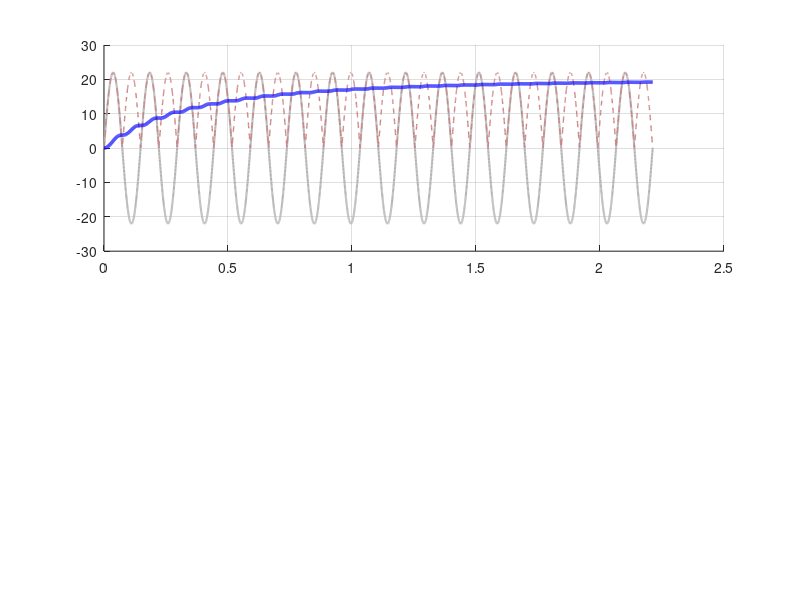

MATLAB code for this plot: (Note: this script raises an error after producing the figure.)
%% WPT Rectenna Integration: 6.78 MHz AC to DC Rectification
clear; clc;

% --- 1. System Parameters ---
f0 = 6.78e6;                % Operating Frequency (6.78 MHz)
T = 1/f0;                   % Period of one cycle
t = linspace(0, 15*T, 5000); % Simulate 15 RF cycles
dt = t(2) - t(1);

% --- 2. Receiver Coil & Rectifier Specs ---
Vac_pk = 22;                % Peak AC Voltage induced in secondary coil
Vf = 0.45;                  % Forward voltage drop of High-Freq Schottky Diodes
C_out = 2.2e-6;             % Output Smoothing Capacitor (2.2 uF)
R_dc = 10;                  % DC Load Resistance (Represents a charging battery)

% --- Equivalent AC Resistance (For your previous EM slides) ---
Rac_eq = (8 / pi^2) * R_dc; 

% --- 3. Transient Time-Domain Simulation ---
% Initialize arrays
V_ac = Vac_pk * sin(2*pi*f0*t); % The incoming RF wave
V_dc = zeros(size(t));          % The smoothed DC output
I_load = zeros(size(t));        % Current into the battery

% Initial condition (Capacitor is discharged)
V_dc(1) = 0; 
R_source = 0.1; % Small internal resistance of the receiver coil

% Step through time to simulate the Diode Bridge and Capacitor charging
for i = 2:length(t)
    % The full-bridge rectifies the AC wave (absolute value)
    V_rectified_ideal = abs(V_ac(i));
    
    % Diode Conduction Condition: 
    % Are we overcoming the smoothing cap voltage + 2 diode drops?
    if V_rectified_ideal > (V_dc(i-1) + 2*Vf)
        % Diodes are ON: Coil charges the capacitor AND feeds the load
        dV = (V_rectified_ideal - 2*Vf - V_dc(i-1)) / (R_source * C_out) ...
             - V_dc(i-1) / (R_dc * C_out);
        V_dc(i) = V_dc(i-1) + dV * dt;
    else
        % Diodes are OFF: Capacitor discharges into the load
        dV = -V_dc(i-1) / (R_dc * C_out);
        V_dc(i) = V_dc(i-1) + dV * dt;
    end
    
    I_load(i) = V_dc(i) / R_dc;
end

% --- 4. Efficiency & Power Calculations ---
% Wait for steady-state (last 5 cycles) to calculate power
steady_state_idx = floor(length(t) * 0.6):length(t);
Vdc_steady = mean(V_dc(steady_state_idx));
Idc_steady = mean(I_load(steady_state_idx));

P_out_dc = Vdc_steady * Idc_steady;
% AC Input Power approx: P = Vpk^2 / (2 * Rac_eq)
P_in_ac = (Vac_pk^2) / (2 * Rac_eq); 
Rectifier_Eff = (P_out_dc / P_in_ac) * 100;

% --- 5. Plotting the Rectenna Integration ---
fig = figure('Color', 'w', 'Position', [100 100 800 600], 'Name', 'Rectenna Time-Domain Simulation');

% Subplot 1: Voltage Waveforms (AC to DC)
subplot(2,1,1); hold on; grid on;
plot(t*1e6, V_ac, 'Color', [0.7 0.7 0.7], 'LineWidth', 1.5, 'DisplayName', 'Incoming 6.78 MHz AC Wave');
plot(t*1e6, abs(V_ac), '--', 'Color', [0.8 0.5 0.5], 'LineWidth', 1, 'DisplayName', 'Rectified AC (Pre-Smoothing)');
plot(t*1e6, V_dc, 'b', 'LineWidth', 2.5, 'DisplayName', 'Smoothed DC Output Voltage');
yline(Vdc_steady, 'k:', 'LineWidth', 1.5, 'DisplayName', sprintf('Avg DC: %.1f V', Vdc_steady));

title('Rectenna Integration: AC Magnetic Field to DC Battery Power');
xlabel('Time (\mu seconds)'); ylabel('Voltage (V)');
legend('Location', 'northeast');
set(gca, 'FontSize', 11);
ylim([-Vac_pk-5, Vac_pk+5]);

% Subplot 2: Power and Efficiency Metrics
subplot(2,1,2); hold on; grid on;
% Calculate instantaneous ripple
ripple_pk_pk = max(V_dc(steady_state_idx)) - min(V_dc(steady_state_idx));

% Text Display box for System Metrics
dim = [0.2 0.1 0.6 0.3];
str = {
    '=== RECTENNA STEADY-STATE METRICS ===',
    sprintf('AC Input Power: %.2f W', P_in_ac),
    sprintf('DC Output Power: %.2f W', P_out_dc),
    sprintf('DC Ripple Voltage: %.2f V', ripple_pk_pk),
    sprintf('High-Frequency Rectifier Efficiency: %.1f %%', Rectifier_Eff),
    sprintf('Equivalent AC Resistance (R_{ac}): %.2f \\Omega', Rac_eq)
};
annotation('textbox', dim, 'String', str, 'FitBoxToText', 'on', ...
    'BackgroundColor', 'w', 'EdgeColor', 'k', 'FontSize', 12, 'FontName', 'Courier');
axis off;
